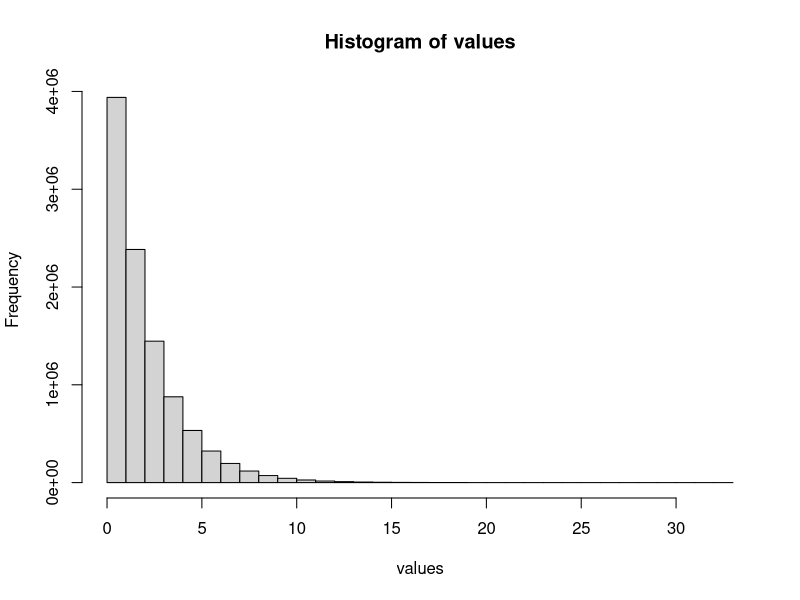

Generate this figure with R:
# FLS chi-square dist off of CLT_2.Rmd
# 
set.seed(0)

# command for right skew chi square distribution with 2 degrees fo freedom 
values <- rchisq(n=10000000, df=2)

#create a histogram for the random distribution

hist(values)

#Calculate the mean and standard deviation of the random distribution

mean(values)

sd(values)